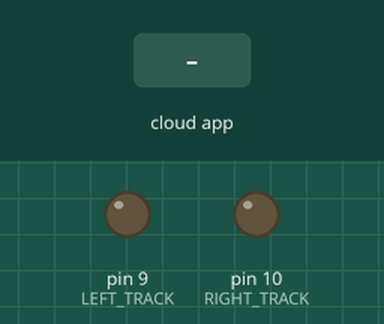
Simulated run of this program. Board: Arduino Nano, built with avr-gcc and run on an emulated ATmega328P. On the bench: output pins drawn as LEDs (lit = HIGH). The inputs (shaded band) are chosen by the test bench. The ROS host is connected and sends only what is stated.

Above: at 1.2 s.
1.3 s: the phone or cloud app sets linear.x to -100
At 2.4 s:
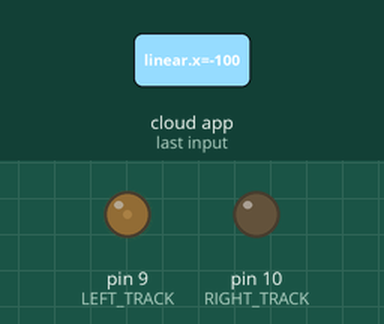
2.8 s: the phone or cloud app sets linear.x to 100
At 3.5 s:
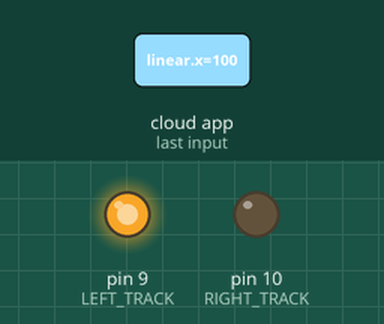
Timing chart, 0 to 5.8 s (numbered marks = the images above; inputs shaded):
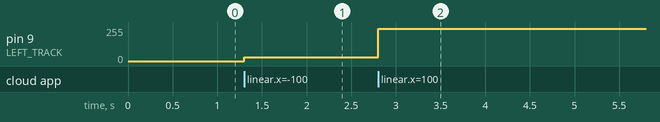

Measured:
- after the input at 1.3 s, pin 9 (LEFT_TRACK): 0/255 → 28/255 at once
- after the input at 2.8 s, pin 9 (LEFT_TRACK): 28/255 → 242/255 at once

The program:

main.cpp
```cpp
#include <Arduino.h>
#include <ros.h>
#include <geometry_msgs/Twist.h>

#define LEFT_TRACK 9
#define RIGHT_TRACK 10

ros::NodeHandle nh;

void driveCommand( const geometry_msgs::Twist &twist){

  float left_speed;
  float right_speed;

  if (twist.linear.x > 0.1f ){
      left_speed = (142 + (twist.linear.x * 100.0f));
  } else if( twist.linear.x < -0.1f){
      left_speed = (128 +  (twist.linear.x * 100.0f));
  } else {
      left_speed = 0;
  }

  if (twist.linear.y > 0.1f ){
      right_speed = (142 + (twist.linear.y * 100.0f));
  } else if(twist.linear.y < -0.1f){
      right_speed = (128 +  (twist.linear.y * 100.0f));
  } else {
      right_speed = 0;
  }

  analogWrite(LEFT_TRACK, left_speed);
  analogWrite(RIGHT_TRACK, right_speed);
}

ros::Subscriber<geometry_msgs::Twist> subscriber("cmd_vel", &driveCommand);

void setup() {
  pinMode(LEFT_TRACK, OUTPUT);
  pinMode(RIGHT_TRACK, OUTPUT);
  nh.initNode();
  nh.subscribe(subscriber);
}

void loop() {
  nh.spinOnce();
  delay(1);
}
```
